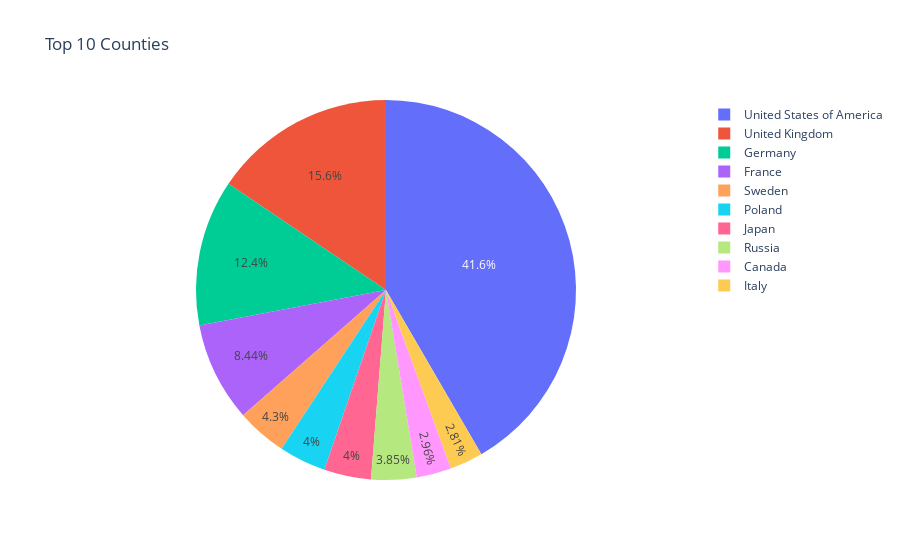

This figure's notebook cell:
### Markdown cell above
# Ask 3 questions

### Code cell
by_county = df_data.groupby(by='birth_country_current').size().sort_values(ascending=False).head(10)
fig = px.pie(by_county, values=by_county.values, names=by_county.index, title='Top 10 Counties')
fig.update_traces(textposition='inside', textinfo='percent')
fig.show()

### Figure 1 — Plotly figure (JSON) as saved in the notebook; plotly's stock layout.template omitted (floating-point values rounded to 4 significant figures)
{"data": [{"domain": {"x": [0, 1], "y": [0, 1]}, "hovertemplate": "birth_country_current=%{label}<br>value=%{value}<extra></extra>", "labels": ["United States of America", "United Kingdom", "Germany", "France", "Sweden", "Poland", "Japan", "Russia", "Canada", "Italy"], "legendgroup": "", "name": "", "showlegend": true, "textinfo": "percent", "textposition": "inside", "type": "pie", "values": [281, 105, 84, 57, 29, 27, 27, 26, 20, 19]}], "layout": {"legend": {"tracegroupgap": 0}, "title": {"text": "Top 10 Counties"}}}
